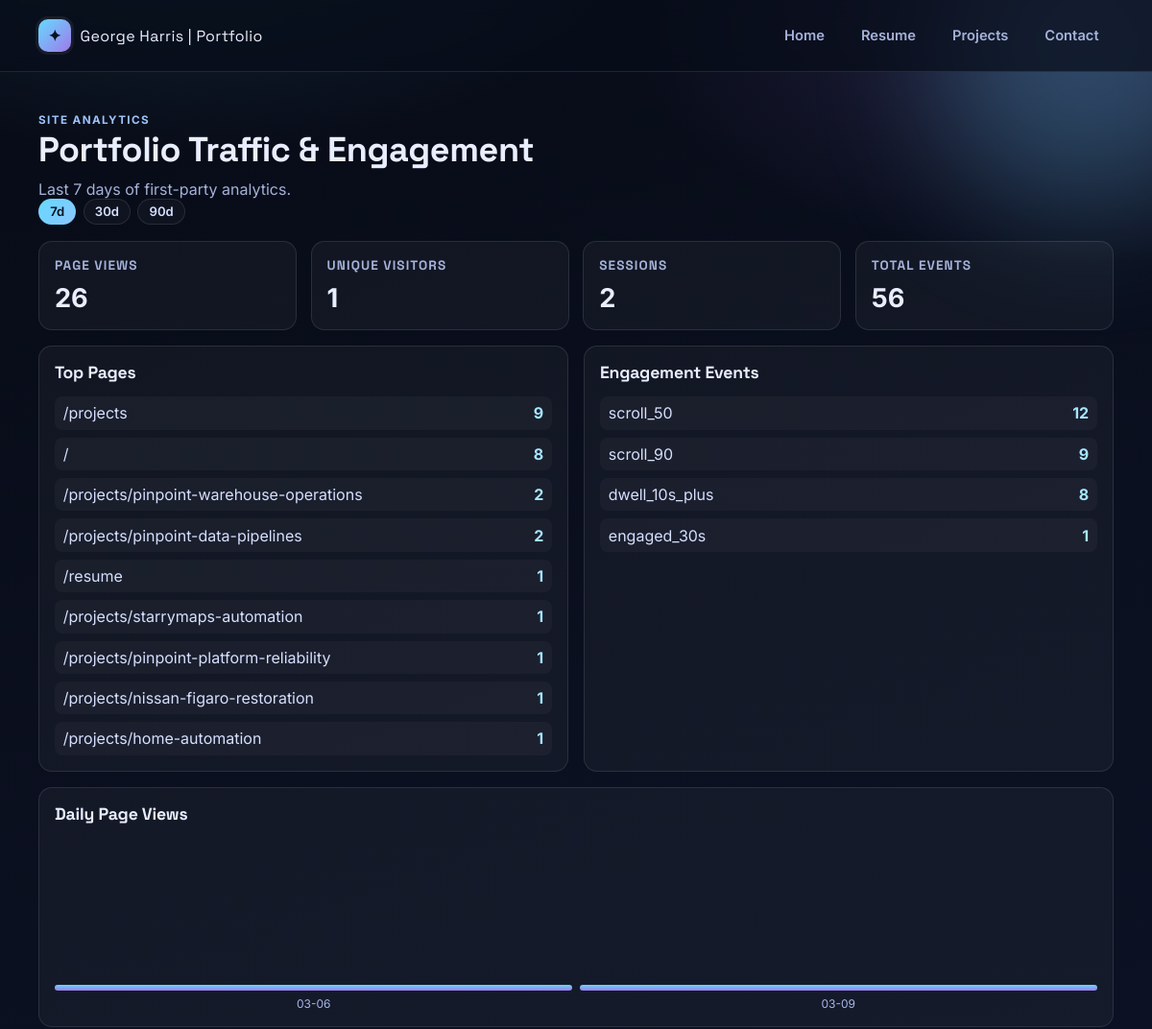
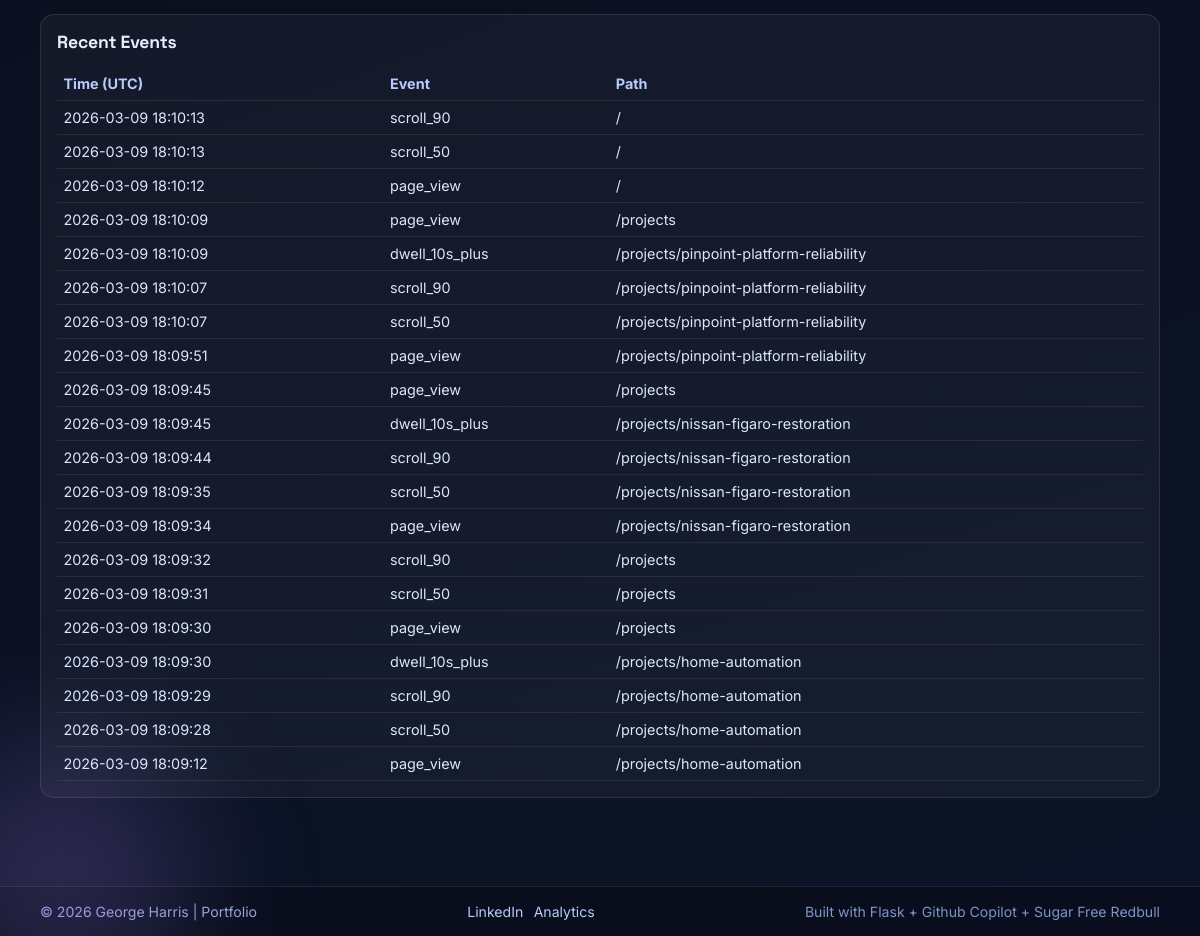
/analytics?days=7, run on the app's committed database (2 pictures, top to bottom).
### tables this page shows
CREATE TABLE analytics_events (
                id INTEGER PRIMARY KEY AUTOINCREMENT,
                created_at TEXT NOT NULL,
                event_type TEXT NOT NULL,
                path TEXT,
                referrer TEXT,
                visitor_id TEXT,
                session_id TEXT,
                metadata TEXT,
                user_agent TEXT,
                ip_hash TEXT
            );

### portfolio/routes/main_routes.py (the view)
@main_bp.route("/analytics")
def analytics_dashboard():
    if not _is_analytics_authorized():
        abort(403)
    dashboard_key = (request.args.get("key") or "").strip()
    days_param = request.args.get("days", "30")
    try:
        days = int(days_param)
    except ValueError:
        days = 30
    metrics = get_metrics(current_app, days=days)
    return render_template(
        "analytics.html",
        metrics=metrics,
        active_days=metrics["days"],
        dashboard_key=dashboard_key,
    )

### portfolio/__init__.py (called while the page is built)
def create_app() -> Flask:
    app = Flask(__name__)
    app.config.from_object(Config)
    CORS(app)
    init_analytics_db(app)
    if not app.logger.handlers:
        logging.basicConfig(level=logging.INFO)
    app.logger.setLevel(logging.INFO)
    from .routes.main_routes import main_bp
    app.register_blueprint(main_bp)
    @app.context_processor
    def inject_globals():
        analytics_key = (app.config.get("ANALYTICS_DASHBOARD_KEY") or "").strip()
        return {
            "site_title": app.config["SITE_TITLE"],
            "contact_email": app.config["CONTACT_EMAIL"],
            "linkedin_url": app.config["LINKEDIN_URL"],
            "analytics_public": not bool(analytics_key),
            "current_year": datetime.now(timezone.utc).year,
        }
    return app

### portfolio/analytics.py (called while the page is built)
def _db_path(app: Flask) -> Path:
    configured = app.config.get("ANALYTICS_DB_PATH")
    if configured:
        return Path(configured)
    return Path(app.instance_path) / "analytics.db"

def _connect(app: Flask) -> sqlite3.Connection:
    conn = sqlite3.connect(_db_path(app))
    conn.row_factory = sqlite3.Row
    return conn

### portfolio/routes/main_routes.py (called while the page is built)
def _is_analytics_authorized() -> bool:
    configured_key = (current_app.config.get("ANALYTICS_DASHBOARD_KEY") or "").strip()
    if not configured_key:
        return True
    provided_key = (request.args.get("key") or "").strip()
    return hmac.compare_digest(provided_key, configured_key)

### portfolio/templates/analytics.html (shortened to what this page needs)
{% extends "base.html" %}
{% block content %}
<section class="page-intro">
  <p class="eyebrow">Site Analytics</p>
  <h1>Portfolio Traffic & Engagement</h1>
  <p class="intro-text">Last {{ metrics.days }} days of first-party analytics.</p>
  <p class="analytics-filters">
    <a class="filter-link {% if active_days == 7 %}active{% endif %}" href="{{ url_for('main.analytics_dashboard', days=7, key=dashboard_key) if dashboard_key else url_for('main.analytics_dashboard', days=7) }}">7d</a>
    <a class="filter-link {% if active_days == 30 %}active{% endif %}" href="{{ url_for('main.analytics_dashboard', days=30, key=dashboard_key) if dashboard_key else url_for('main.analytics_dashboard', days=30) }}">30d</a>
    <a class="filter-link {% if active_days == 90 %}active{% endif %}" href="{{ url_for('main.analytics_dashboard', days=90, key=dashboard_key) if dashboard_key else url_for('main.analytics_dashboard', days=90) }}">90d</a>
  </p>
</section>
<section class="analytics-kpis">
  <article class="kpi-card">
    <h3>Page Views</h3>
    <p>{{ metrics.totals.page_views }}</p>
  </article>
  <article class="kpi-card">
    <h3>Unique Visitors</h3>
    <p>{{ metrics.totals.unique_visitors }}</p>
  </article>
  <article class="kpi-card">
    <h3>Sessions</h3>
    <p>{{ metrics.totals.sessions }}</p>
  </article>
  <article class="kpi-card">
    <h3>Total Events</h3>
    <p>{{ metrics.totals.total_events }}</p>
  </article>
</section>
<section class="analytics-grid">
  <article class="analytics-panel">
    <h2>Top Pages</h2>
    {% if metrics.top_pages %}
    <ul class="analytics-list">
      {% for item in metrics.top_pages %}
      <li>
        <span>{{ item.path }}</span>
        <strong>{{ item.views }}</strong>
      </li>
      {% endfor %}
    </ul>
    {% else %}
    <p class="empty-state">No page data yet.</p>
    {% endif %}
  </article>
  <article class="analytics-panel">
    <h2>Engagement Events</h2>
    {% if metrics.engagement %}
    <ul class="analytics-list">
      {% for item in metrics.engagement %}
      <li>
        <span>{{ item.event_type }}</span>
        <strong>{{ item.count }}</strong>
      </li>
      {% endfor %}
    </ul>
    {% else %}
    <p class="empty-state">No engagement events yet.</p>
    {% endif %}
  </article>
</section>
<section class="analytics-panel analytics-panel-wide">
  <h2>Daily Page Views</h2>
  {% if metrics.daily_views %}
  <div class="daily-chart">
    {% set max_views = metrics.daily_views|map(attribute='views')|max %}
    {% for item in metrics.daily_views %}
    {% set height_pct = ((item.views / max_views) * 100) if max_views > 0 else 0 %}
    <div class="chart-bar-wrap" title="{{ item.day }}: {{ item.views }} views">
      <div class="chart-bar" style="--bar-height: {{ '%.2f'|format(height_pct) }}%;"></div>
      <span>{{ item.day[5:] }}</span>
    </div>
    {% endfor %}
  </div>
  {% else %}
  <p class="empty-state">No daily data yet.</p>
  {% endif %}
</section>
<section class="analytics-panel analytics-panel-wide">
  <h2>Recent Events</h2>
  {% if metrics.recent_events %}
  <div class="table-wrap">
    <table class="analytics-table">
      <thead>
        <tr>
          <th>Time (UTC)</th>
          <th>Event</th>
          <th>Path</th>
        </tr>
      </thead>
      <tbody>
        {% for item in metrics.recent_events %}
        <tr>
          <td>{{ item.created_at[:19].replace('T', ' ') }}</td>
          <td>{{ item.event_type }}</td>
          <td>{{ item.path or '-' }}</td>
        </tr>
        {% endfor %}
      </tbody>
    </table>
  </div>
  {% else %}
  <p class="empty-state">No events yet.</p>
  {% endif %}
</section>
{% endblock %}

### portfolio/static/css/site.css (style rules this page uses)
:root { --bg: #0b1020; --panel: #111a2e; --panel-soft: #161f38; --text: #e9eeff; --muted: #a5b2d9; --primary: #66d9ff; --secondary: #9f7aea; --ring: rgba(102, 217, 255, 0.35); --border: rgba(255, 255, 255, 0.1); --max: 1120px; }
* { box-sizing: border-box; }
html, body { margin: 0; padding: 0; }
body { font-family: 'Inter', system-ui, -apple-system, BlinkMacSystemFont, 'Segoe UI', sans-serif; color: var(--text); background: radial-gradient(1000px 600px at 15% -10%, rgba(102, 217, 255, 0.18), transparent 60%), radial-gradient(900px 500px at 95% 0%, rgba(159, 122, 234, 0.2), transparent 55%), linear-gradient(160deg, #070b16 0%, #0b1020 40%, #0c1427 100%); min-height: 100vh; }
.eyebrow { display: inline-block; margin: 0 0 0.7rem; text-transform: uppercase; letter-spacing: 0.12em; font-size: 0.73rem; color: #9ec3ff; font-weight: 700; }
h1, h2, h3 { font-family: 'Space Grotesk', sans-serif; letter-spacing: -0.01em; margin-top: 0; }
p { color: var(--muted); }
.page-intro { margin-bottom: 1.1rem; }
.page-intro h1 { margin-bottom: 0.45rem; font-size: clamp(1.7rem, 3vw, 2.35rem); }
.page-intro p { margin: 0; }
.analytics-kpis { display: grid; grid-template-columns: repeat(4, minmax(0, 1fr)); gap: 0.9rem; margin-bottom: 1rem; }
.kpi-card, .analytics-panel { background: rgba(255, 255, 255, 0.04); border: 1px solid var(--border); border-radius: 14px; padding: 1rem; }
.analytics-filters { margin-top: 0.35rem; display: inline-flex; gap: 0.45rem; }
.filter-link { text-decoration: none; color: #d6e0ff; border: 1px solid var(--border); background: rgba(255, 255, 255, 0.03); border-radius: 999px; font-weight: 600; font-size: 0.82rem; padding: 0.28rem 0.7rem; }
.filter-link.active, .filter-link:hover { color: #071022; background: linear-gradient(135deg, var(--primary), #8ac6ff); border-color: transparent; }
.kpi-card h3 { margin: 0; color: var(--muted); font-size: 0.85rem; text-transform: uppercase; letter-spacing: 0.08em; }
.kpi-card p { margin: 0.55rem 0 0; color: var(--text); font-size: 1.7rem; font-weight: 700; }
.analytics-grid { display: grid; grid-template-columns: repeat(2, minmax(0, 1fr)); gap: 1rem; margin-bottom: 1rem; }
.analytics-panel-wide { margin-bottom: 1rem; }
.analytics-panel h2 { font-size: 1.1rem; margin: 0 0 0.9rem; }
.analytics-list { list-style: none; margin: 0; padding: 0; display: flex; flex-direction: column; gap: 0.5rem; }
.analytics-list li { display: flex; align-items: center; justify-content: space-between; gap: 0.8rem; padding: 0.45rem 0.55rem; border-radius: 8px; background: rgba(255, 255, 255, 0.03); }
.analytics-list li span { color: #d6e0ff; overflow-wrap: anywhere; }
.analytics-list li strong { color: #a7e6ff; }
.daily-chart { display: grid; grid-template-columns: repeat(auto-fit, minmax(34px, 1fr)); align-items: end; gap: 0.45rem; min-height: 180px; }
.chart-bar-wrap { display: flex; flex-direction: column; align-items: center; gap: 0.35rem; }
.chart-bar { width: 100%; min-height: 6px; height: var(--bar-height); border-radius: 6px; background: linear-gradient(180deg, #66d9ff 0%, #9f7aea 100%); }
.chart-bar-wrap span { color: #a7b7e8; font-size: 0.75rem; }
.table-wrap { overflow-x: auto; }
.analytics-table { width: 100%; border-collapse: collapse; font-size: 0.9rem; }
.analytics-table th, .analytics-table td { text-align: left; padding: 0.5rem 0.4rem; border-bottom: 1px solid rgba(255, 255, 255, 0.08); }
.analytics-table th { color: #b8cbff; font-weight: 700; }
.analytics-table td { color: #dce6ff; }

### data on the page
analytics_events: path "/projects", views "9"
analytics_events: created_at "2026-03-09 18:10:13", event_type "scroll_90", path "/"
analytics_events: created_at "2026-03-09 18:10:13", event_type "scroll_50", path "/"
analytics_events: created_at "2026-03-09 18:10:12", event_type "page_view", path "/"
analytics_events: created_at "2026-03-09 18:10:09", event_type "page_view", path "/projects"
analytics_events: created_at "2026-03-09 18:10:09", event_type "dwell_10s_plus", path "/projects/pinpoint-platform-reliability"
analytics_events: created_at "2026-03-09 18:10:07", event_type "scroll_90", path "/projects/pinpoint-platform-reliability"
analytics_events: created_at "2026-03-09 18:10:07", event_type "scroll_50", path "/projects/pinpoint-platform-reliability"
analytics_events: created_at "2026-03-09 18:09:51", event_type "page_view", path "/projects/pinpoint-platform-reliability"
analytics_events: created_at "2026-03-09 18:09:45", event_type "page_view", path "/projects"
analytics_events: created_at "2026-03-09 18:09:45", event_type "dwell_10s_plus", path "/projects/nissan-figaro-restoration"
analytics_events: created_at "2026-03-09 18:09:44", event_type "scroll_90", path "/projects/nissan-figaro-restoration"
analytics_events: created_at "2026-03-09 18:09:35", event_type "scroll_50", path "/projects/nissan-figaro-restoration"
analytics_events: created_at "2026-03-09 18:09:34", event_type "page_view", path "/projects/nissan-figaro-restoration"
analytics_events: created_at "2026-03-09 18:09:32", event_type "scroll_90", path "/projects"
analytics_events: created_at "2026-03-09 18:09:31", event_type "scroll_50", path "/projects"
analytics_events: created_at "2026-03-09 18:09:30", event_type "page_view", path "/projects"
analytics_events: created_at "2026-03-09 18:09:30", event_type "dwell_10s_plus", path "/projects/home-automation"
analytics_events: created_at "2026-03-09 18:09:29", event_type "scroll_90", path "/projects/home-automation"
analytics_events: created_at "2026-03-09 18:09:28", event_type "scroll_50", path "/projects/home-automation"
analytics_events: created_at "2026-03-09 18:09:12", event_type "page_view", path "/projects/home-automation"

### other printed values
{{ site_title }} "George Harris | Portfolio"
{{ metrics.days }} "7"
{{ metrics.totals.page_views }} "26"
{{ metrics.totals.unique_visitors }} "1"
{{ metrics.totals.sessions }} "2"
{{ metrics.totals.total_events }} "56"
{{ item.path }} "/" "/projects/pinpoint-warehouse-operations" "/projects/pinpoint-data-pipelines" "/resume" "/projects/starrymaps-automation" "/projects/pinpoint-platform-reliability" "/projects/nissan-figaro-restoration" "/projects/home-automation"
{{ item.views }} "8" "2" "2" "1" "1" "1" "1" "1"
{{ item.event_type }} "scroll_50" "scroll_90" "dwell_10s_plus" "engaged_30s"
{{ item.count }} "12" "9" "8" "1"
{{ item.day[5:] }} "03-06" "03-09"
